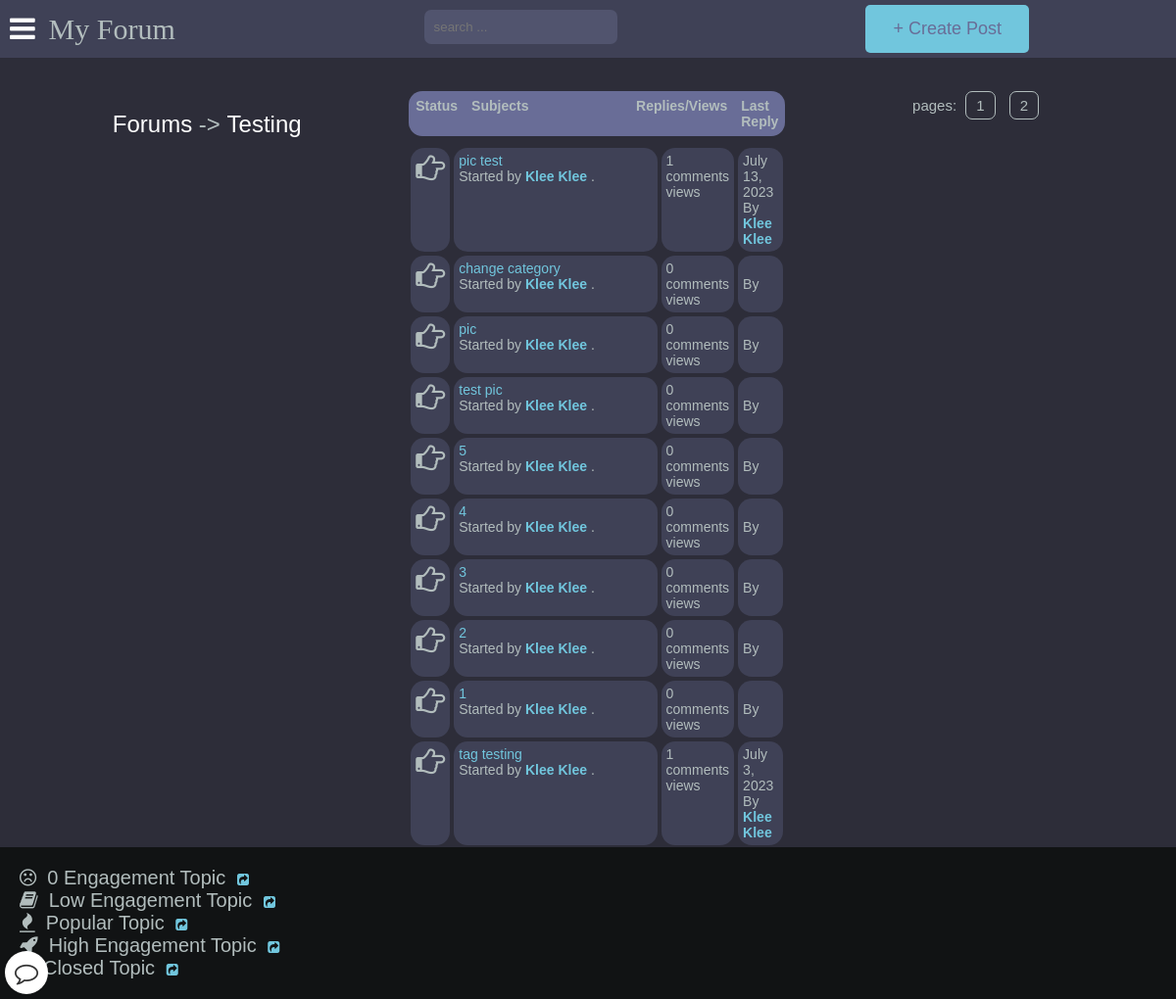
/posts/testing/, run on an earlier commit of the app's database.
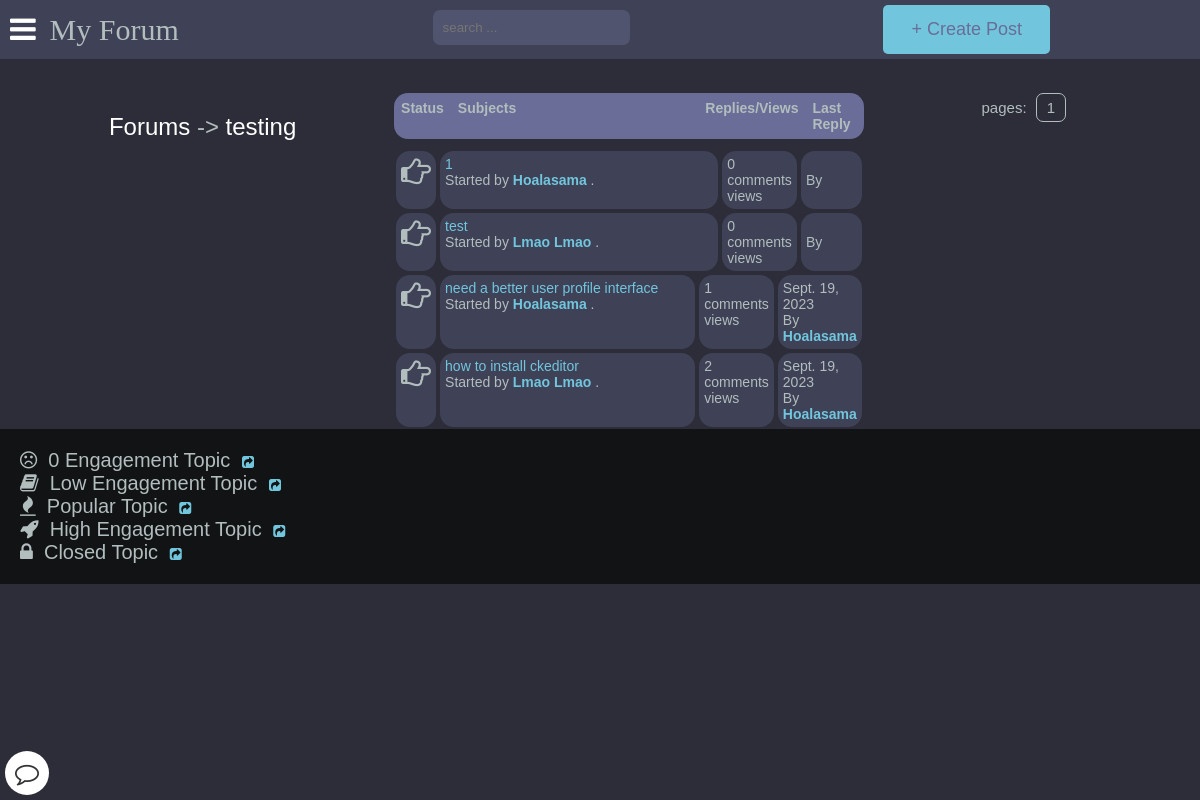
And on a later commit of the database.
### main/models.py (models this page shows, shortened)
class Category(models.Model):
    title = models.CharField(max_length=50)
    slug = models.SlugField(max_length=400, unique=True, blank=True)
    description = models.TextField(default="description")
    class Meta:
        verbose_name_plural = "categories"
    def get_url(self):
        return reverse("posts", kwargs={
            "slug":self.slug
        })

class Post(models.Model):
    title = models.CharField(max_length=400)
    slug = models.SlugField(max_length=400, unique=True, blank=True)
    user = models.ForeignKey(Author, on_delete=models.CASCADE)
    content = HTMLField()
    categories = models.ManyToManyField(Category)
    date = models.DateTimeField(auto_now_add=True)
    approved = models.BooleanField(default=True)
    image = models.ImageField(upload_to='post_images', blank=True, null=True)
    hit_count_generic = GenericRelation(HitCount, object_id_field='object_pk',
        related_query_name='hit_count_generic_relation'
    )
    tags = TaggableManager()
    comments = models.ManyToManyField(Comment, blank=True)
    def get_url(self):
        return reverse("detail", kwargs={
            "slug":self.slug
        })
    class Meta:
        ordering = ['-date']
    @property
    def num_comments(self):
        return self.comments.count()
    @property
    def last_reply(self):
        return self.comments.latest("date")

class Author(models.Model):
    user = models.ForeignKey(User, on_delete=models.CASCADE)
    fullname = models.CharField(max_length=40, blank=True)
    slug = models.SlugField(max_length=400, unique=True, blank=True)
    bio = HTMLField(default='none')
    points = models.IntegerField(default=0)
    email = models.EmailField(unique=False,default="example@gmail.com", validators=[EmailValidator(message="Invalid email format")])
    profile_pic = ResizedImageField(size=[400, 400], quality=100, upload_to="authors", default="defaults/default_profile_pic.jpg", null=True, blank=False)

class Comment(models.Model):
    user = models.ForeignKey(Author, on_delete=models.CASCADE)
    content = models.TextField()
    date = models.DateTimeField(auto_now_add=True)
    replies = models.ManyToManyField(Reply, blank=True)

### main/views.py (the view)
# urls.py: path("posts/<slug>/", posts, name="posts"),
def posts(request, slug):
    category = get_object_or_404(Category, slug=slug)
    posts = Post.objects.filter(approved=True, categories=category)
    paginator = Paginator(posts, 10)
    page = request.GET.get("page")
    try:
        posts = paginator.page(page)
    except PageNotAnInteger:
        posts = paginator.page(1)
    except EmptyPage:
        posts = paginator.page(paginator.num_pages)
    context = {
        "posts":posts,
        "forum": category,
        "title": "Posts"
    }
    return render(request, "posts.html", context)

### templates/posts.html
{% extends 'base.html' %}
{% load hitcount_tags %}
{% block content %}
    <div class="container">
        <div class="navigate">
            <span><a href="{% url 'home' %}">Forums</a> -> <a href="{{forum.get_url}}">{{forum.title}}</a></span>
        </div>
        <div class="posts-table">
            <div class="table-head">
                <div class="status">Status</div>
                <div class="subjects">Subjects</div>
                <div class="replies">Replies/Views</div>
                <div class="last-reply">Last Reply</div>
            </div>
            {% for post in posts %}
            <div class="table-row">
                <div class="status"><i class="fa fa-hand-o-right"></i></div>
                <div class="subjects">
                    <a href="{{post.get_url}}">{{post.title}}</a>
                    <br>
                    <span>Started by <b><a href="">{{post.user.fullname|title}}</a></b> .</span>
                </div>
                <div class="replies">
                    {{post.num_comments}} comments <br> {% get_hit_count for post %} views
                </div>
                <div class="last-reply">
                    {{post.last_reply.date|date}}
                    <br>By <b><a href="">{{post.last_reply.user.fullname|title}}</a></b>
                </div>
            </div>
            {% endfor %}
        </div>
            <div class="pagination">
                pages: {% for num_page in posts.paginator.page_range %}<a href="?page={{num_page}}">{{num_page}}</a> {% endfor %}
            </div>
    </div>
    <div class="note">
        <span><i class="fa fa-frown-o"></i>&nbsp; 0 Engagement Topic</span>&nbsp;&nbsp;&nbsp;<a href=""><i class="fa fa-share-square"></i></a><br>
        <span><i class="fa fa-book"></i>&nbsp; Low Engagement Topic</span>&nbsp;&nbsp;&nbsp;<a href=""><i class="fa fa-share-square"></i></a><br>
        <span><i class="fa fa-fire"></i>&nbsp; Popular Topic</span>&nbsp;&nbsp;&nbsp;<a href=""><i class="fa fa-share-square"></i></a><br>
        <span><i class="fa fa-rocket"></i>&nbsp; High Engagement Topic</span>&nbsp;&nbsp;&nbsp;<a href=""><i class="fa fa-share-square"></i></a><br>
        <span><i class="fa fa-lock"></i>&nbsp; Closed Topic</span>&nbsp;&nbsp;&nbsp;<a href=""><i class="fa fa-share-square"></i></a><br>
    </div>
{% endblock content %}

What changed in the data, as far as the page shows it:
removed Category: title "Testing"
removed Post: title "pic test", user.fullname "Klee Klee", num_comments "1", last_reply "July 13, 2023", last_reply.user.fullname "Klee Klee"
removed Post: title "change category", user.fullname "Klee Klee", num_comments "0"
removed Post: title "pic", user.fullname "Klee Klee", num_comments "0"
no longer on this page (row edited): Post: title "5", user.fullname "Klee Klee", num_comments "0"
removed Post: title "4", user.fullname "Klee Klee", num_comments "0"
removed Post: title "3", user.fullname "Klee Klee", num_comments "0"
removed Post: title "1", user.fullname "Klee Klee", num_comments "0"
no longer on this page (row edited): Post: title "tag testing", user.fullname "Klee Klee", num_comments "1", last_reply "July 3, 2023", last_reply.user.fullname "Klee Klee"
added Category: title "testing"
changed Post (number 1 of 4 on the later page): title "test pic" → "1"; user.fullname "Klee Klee" → "Hoalasama"
changed Post: title "2" → "test"; user.fullname "Klee Klee" → "Lmao Lmao"
added Post: title "need a better user profile interface", user.fullname "Hoalasama", num_comments "1", last_reply "Sept. 19, 2023", last_reply.user.fullname "Hoalasama"
added Post: title "how to install ckeditor", user.fullname "Lmao Lmao", num_comments "2", last_reply "Sept. 19, 2023", last_reply.user.fullname "Hoalasama"
Also different on the page:
list line gone: "2"
